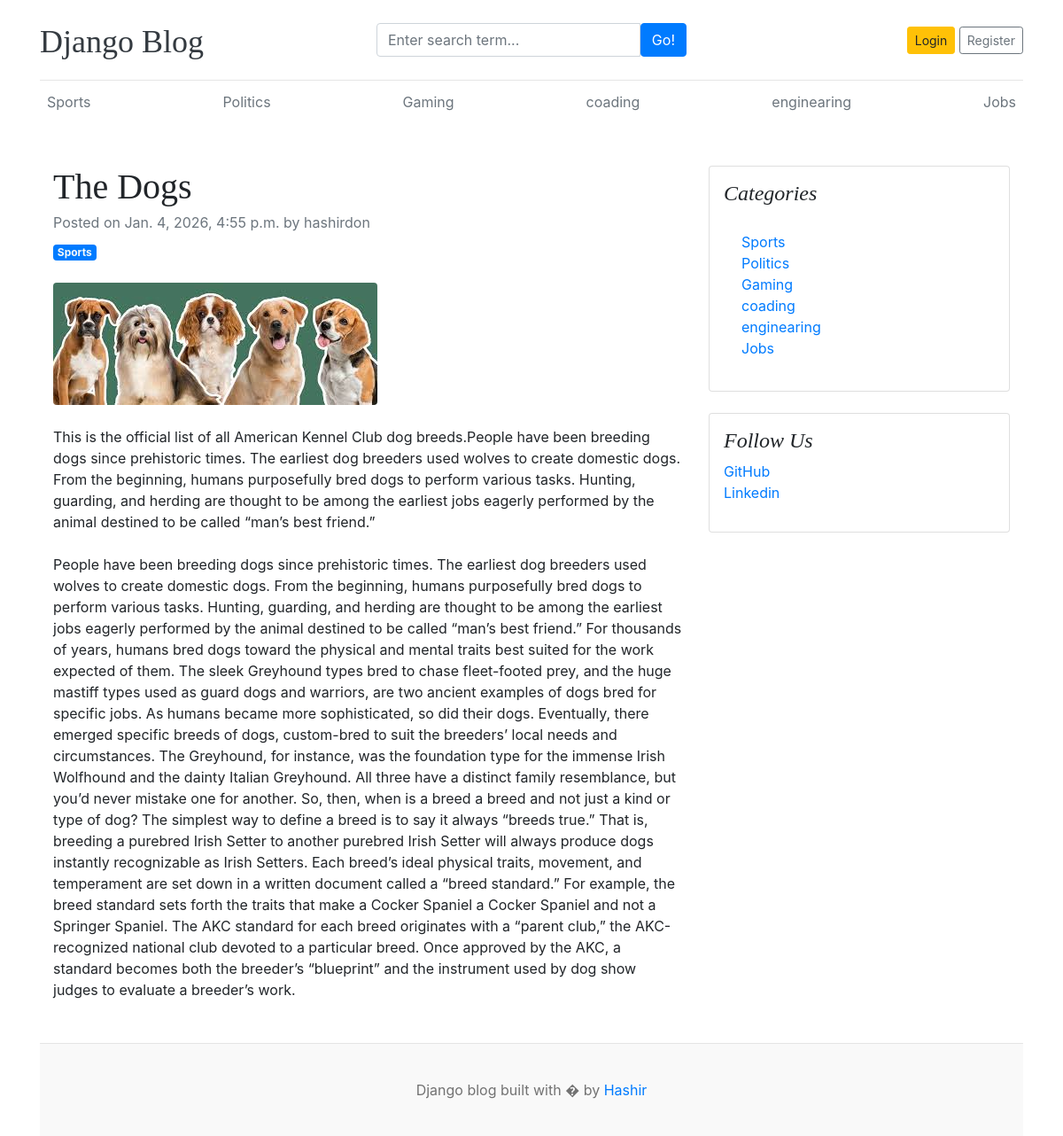
Screenshot of /blogs/the-dogs/ with the database file from the repository.
### blogs/models.py (models this page shows, shortened)
class Category(models.Model):
    category_name=models.CharField(max_length=50,unique=True)
    created_at=models.DateTimeField(auto_now_add=True)
    updated_at=models.DateTimeField(auto_now_add=True)
    class Meta:
        verbose_name_plural='Categories'
    def __str__(self):
        return self.category_name

class Blog(models.Model):
    title=models.CharField(max_length=100)
    slug=models.CharField(max_length=100,unique=True,blank=True)
    category=models.ForeignKey(Category,on_delete=models.CASCADE)
    author=models.ForeignKey(User,on_delete=models.CASCADE)
    featured_image=models.ImageField(upload_to='uploads/%Y/%m/%d')
    short_description=models.TextField(max_length=500)
    blog_body=models.TextField(max_length=2000)
    status=models.CharField(max_length=20,choices=STATUS_CHOICES,default='Draft')
    is_featured=models.BooleanField(default=False)
    created_at=models.DateTimeField(auto_now_add=True)
    updated_at=models.DateTimeField(auto_now_add=True)

### assignments/models.py (models this page shows, shortened)
class SocialSites(models.Model):
    platform=models.CharField(max_length=25)
    link=models.URLField(max_length=1000)
    created_at=models.DateTimeField(auto_now_add=True)
    updated_at=models.DateTimeField(auto_now_add=True)

### blogs/views.py (the view)
# urls.py: path('blogs/<slug:slug>/',BlogsViews.blogs,name='blogs'),
def blogs(request,slug):
    single_post=get_object_or_404(Blog,slug=slug,status='Published')
    context = {
        'single_post':single_post
    }
    return render(request,'blogs.html',context)

### blogs/context_processors.py (called while the page is built)
def get_categories(request):
    categories=Category.objects.all()
    return dict(categories=categories)

def get_Social_Links(request):
    Social=SocialSites.objects.all()
    return dict(Social=Social)

### templates/blogs.html
{% extends "base.html" %}
{% block content %}
<div class="container mt-5">
    <div class="row">
        <div class="col-lg-8">
            <article>
                <header class="mb-4">
                    <h1 class="fw-bolder mb-1">{{single_post.title}}</h1>
                    <div class="text-muted fst-italic mb-2">Posted on {{single_post.created_at}} by {{single_post.author}}</div>
                    <a class="badge bg-primary text-decoration-none text-light" href="#!">{{single_post.category}}</a>
                </header>
                <figure class="mb-4"><img class="img-fluid rounded" src="{{single_post.featured_image.url}}" alt="Loading" /></figure>
                <section class="mb-5">
                    <p class="fs-5 mb-4">{{single_post.short_description}}</p>
                    <p class="fs-5 mb-4">{{single_post.blog_body}}</p>
                    </section>
            </article>
        </div>
        <div class="col-lg-4">
            <div class="card mb-4 p-3">
                <h4 class="font-italic">Categories</h4>
                <div class="card-body">
                    <div class="row">
                        <div class="col-sm-6">
                            <ul class="list-unstyled mb-0">
                                {% for cat in categories %}
                                <li><a href="{% url 'posts_by_category' cat.id %}">{{cat.category_name}}</a></li>
                                {% endfor %}
                            </ul>
                        </div>
                    </div>
                </div>
            </div>
             {% if Social %}
            <div class="card mb-4 p-3">
                <h4 class="font-italic">Follow Us</h4>
                <ol class="list-unstyled">
                    {% for i in Social %}
                     <li><a href="{{i.link}}" target="_blank">{{i.platform}}</a></li>
                    {% endfor %}
                </ol>
            </div>
            {% endif %}
        </div>
    </div>
</div>
{% endblock  %}

### templates/base.html (shortened to what this page needs)
{% load static %}
<!DOCTYPE html>
<html lang="en">
<head>
    <link href="https://getbootstrap.com/docs/4.0/dist/css/bootstrap.min.css" rel="stylesheet">
    <link rel="stylesheet" href="{% static 'css/blog.css' %}">
  </head>
<body>
    <div class="container">
      <header class="blog-header py-3">
        <div class="row flex-nowrap justify-content-between align-items-center">
          <div class="col-4 pt-1">
            <a class="blog-header-logo text-dark" href="/">Django Blog</a>
          </div>
          <div class="col-4">
            <form action="{% url 'search' %}" method="GET">
              <div class="input-group">
              <input class="form-control" type="text" name='keyword' placeholder="Enter search term..." aria-label="Enter search term..." aria-describedby="button-search" />
              <button type="submit"class="btn btn-primary" id="button-search" type="button">Go!</button>
              </div>
            </form>
          </div>
          <div class="col-4 d-flex justify-content-end align-items-center">
            {% if not user.is_authenticated %}
            <a class="btn btn-sm btn-warning" href="{% url 'login' %}">Login</a> &nbsp;
            <a class="btn btn-sm btn-outline-secondary" href="{% url 'register' %}">Register</a>
            {% else %}
            <span>You are logged in as {{user}}</span>
            <span><a href="{% url 'logout' %}">Log Out</a></span>
            {% endif %}
          </div>
        </div>
      </header>
      <div class="nav-scroller py-1 mb-2">
        <nav class="nav d-flex justify-content-between">
          {%for cat in categories %}
          <a class="p-2 text-muted" href="{% url 'posts_by_category' cat.id %}">{{cat.category_name}}</a>
          {% endfor %}
        </nav>
      </div>
{% block content%}
 {% endblock %}
  <footer class="blog-footer">
  <p>Django blog built with � by <a href="#">Hashir</a></p>
</footer>
</body>
</html>

### blog_main/static/css/blog.css (style rules this page uses)
.blog-header { border-bottom: 1px solid #e5e5e5; }
.blog-header-logo { font-family: "Playfair Display", Georgia, "Times New Roman", serif; font-size: 2.25rem; }
h1, h2, h3, h4, h5, h6 { font-family: "Playfair Display", Georgia, "Times New Roman", serif; }
.blog-footer { padding: 2.5rem 0; color: #727272; text-align: center; background-color: #f9f9f9; border-top: .05rem solid #e5e5e5; }
.blog-footer p:last-child { margin-bottom: 0; }

### rows the page displays
Category: category_name "Sports"
Category: category_name "Politics"
Category: category_name "Gaming"
Category: category_name "coading"
Category: category_name "enginearing"
Category: category_name "Jobs"
Blog: title "The Dogs", created_at "Jan. 4, 2026, 4:55 p.m.", author "hashirdon", category "Sports", featured_image (picture), short_description "This is the official list of all American Kennel Club dog breeds.People have been breeding dogs since prehistoric times. The earliest dog breeders used wolves to create domestic dogs. From the beginning, humans purposefully bred dogs to perform various tasks. Hunting, guarding, and herding are thought to be among the earliest jobs eagerly performed by the animal destined to be called “man’s best friend.”", blog_body "People have been breeding dogs since prehistoric times. The earliest dog breeders used wolves to create domestic dogs. From the beginning, humans purposefully bred dogs to perform various tasks. Hunting, guarding, and herding are thought to be among the earliest jobs eagerly performed by the animal destined to be called “man’s best friend.” For thousands of years, humans bred dogs toward the physical and mental traits best suited for the work expected of them. The sleek Greyhound types bred to chase fleet-footed prey, and the huge mastiff types used as guard dogs and warriors, are two ancient examples of dogs bred for specific jobs. As humans became more sophisticated, so did their dogs.…"
SocialSites: platform "GitHub"
SocialSites: platform "Linkedin"
